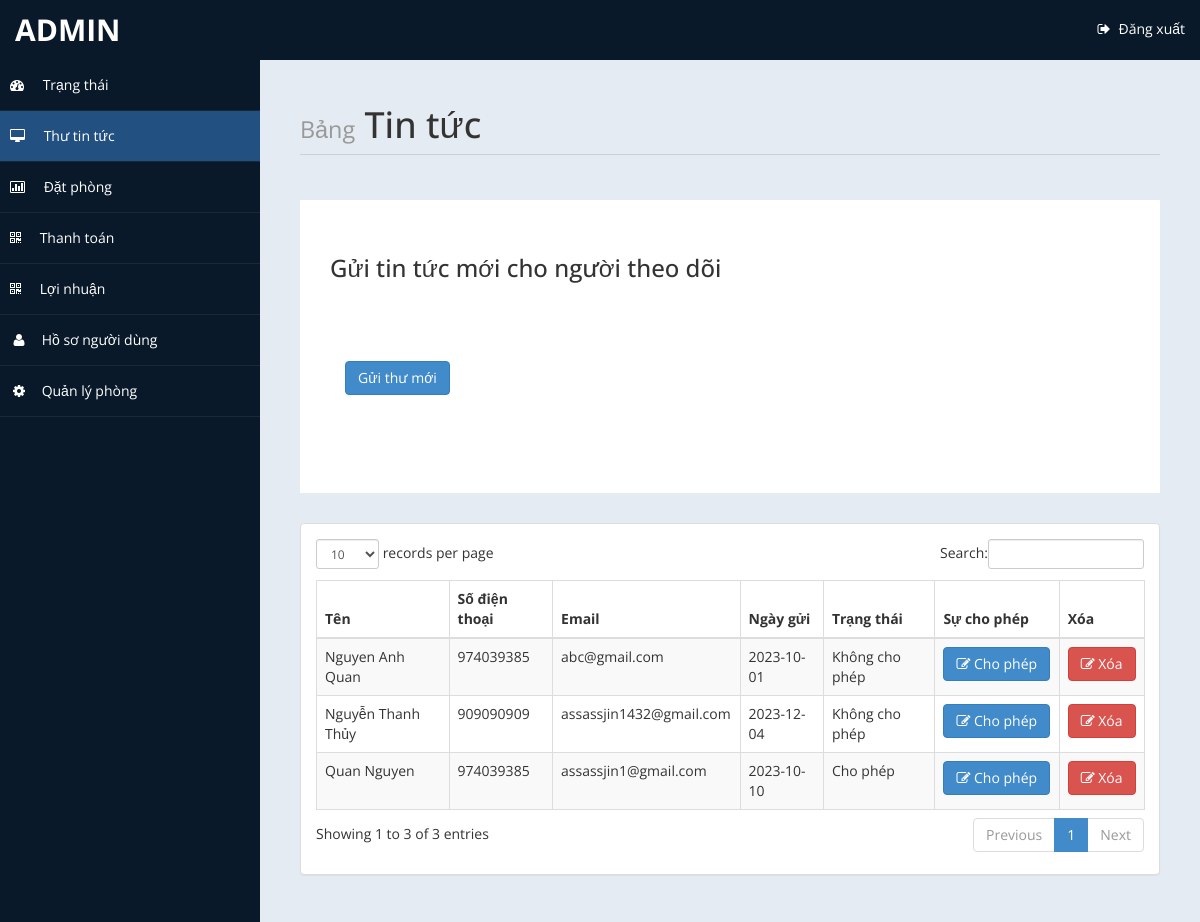
The page /admin/messages.php (signed in) on the database its author committed.
### tables this page shows
CREATE TABLE `contact` (
  `id` int(10) UNSIGNED NOT NULL,
  `fullname` varchar(100) DEFAULT NULL,
  `phoneno` int(10) DEFAULT NULL,
  `email` text DEFAULT NULL,
  `cdate` date DEFAULT NULL,
  `approval` text DEFAULT NULL
);

### admin/messages.php (the view, shortened to what this page needs)
<!DOCTYPE html>
<html xmlns="http://www.w3.org/1999/xhtml">
<head>
    <link href="assets/css/bootstrap.css" rel="stylesheet" />
    <link href="assets/css/font-awesome.css" rel="stylesheet" />
    <link href="assets/css/custom-styles.css" rel="stylesheet" />
    <link href="assets/js/dataTables/dataTables.bootstrap.css" rel="stylesheet" />
</head>
<body>
    <div id="wrapper">
        <nav class="navbar navbar-default top-navbar" role="navigation">
            <div class="navbar-header">
                <a class="navbar-brand" href="home.php"><?php echo $_SESSION["user"]; ?> </a>
            </div>
            <ul class="nav navbar-top-links navbar-right">
                <li class="dropdown">
                        <li><a href="logout.php"><i class="fa fa-sign-out fa-fw"></i> Đăng xuất</a>
                        </li>
                </li>
            </ul>
        </nav>
        <nav class="navbar-default navbar-side" role="navigation">
            <div class="sidebar-collapse">
                <ul class="nav" id="main-menu">
                    <li>
                        <a class="active-menu" href="home.php"><i class="fa fa-dashboard"></i> <span style="margin-left: 5px;">Trạng thái</span></a>
                    </li>
                    <li>
                        <a href="messages.php" style="background-color: #225081"><i class="fa fa-desktop"></i>  <span style="margin-left: 5px;">Thư tin tức</span></a>
                    </li>
					<li>
                        <a href="roombook.php"><i class="fa fa-bar-chart-o"></i> <span style="margin-left: 5px;">Đặt phòng</span> </a>
                    </li>
                    <li>
                        <a href="payment.php"><i class="fa fa-qrcode"></i> <span style="margin-left: 5px;">Thanh toán</span></a>
                    </li>
                    <li>
                        <a  href="profit.php"><i class="fa fa-qrcode"></i> <span style="margin-left: 5px;">Lợi nhuận</span> </a>
                    </li>
                    <li ><a href="usersetting.php" ><i class="fa fa-user fa-fw"></i> Hồ sơ người dùng</a>
                    </li>
                    <li><a href="settings.php"><i class="fa fa-gear fa-fw"></i> Quản lý phòng</a>
                    </li>
					</ul>
            </div>
        </nav>
        <div id="page-wrapper" >
            <div id="page-inner">
			 <div class="row">
                    <div class="col-md-12">
                        <h1 class="page-header">
                        <small>Bảng</small> Tin tức
                        </h1>
                    </div>
                </div>
				 <?php
				include('db.php');
			   ?>
				 <div class="row">
                <div class="col-md-12">
                    <div class="jumbotron">
                        <h3>Gửi tin tức mới cho người theo dõi</h3>
                        <p></p>
                        <p>
						<div class="panel-body">
                            <button class="btn btn-primary btn" data-toggle="modal" data-target="#myModal">
                              Gửi thư mới
                            </button>
                            </div>
                        </div>
                    </div>
                </div>
            </div>
               <?php
				$sql = "SELECT * FROM `contact`";
				$re = mysqli_query($con,$sql);
			   ?>
            <div class="row">
                <div class="col-md-12">
                    <div class="panel panel-default">
                        <div class="panel-body">
                            <div class="table-responsive">
                                <table class="table table-striped table-bordered table-hover" id="dataTables-example">
                                    <thead>
                                        <tr>
                                            <th>Tên</th>
											<th>Số điện thoại</th>
                                            <th>Email</th>
                                            <th>Ngày gửi</th>
											<th>Trạng thái</th>
											<th>Sự cho phép</th>
											<th>Xóa</th>
                                        </tr>
                                    </thead>
                                    <tbody>
									<?php
										while($row = mysqli_fetch_array($re))
										{
											$id = $row['id'];
											if($id % 2 ==1 )
											{
												echo"<tr class='gradeC'>
													<td>".$row['fullname']."</td>
													<td>".$row['phoneno']."</td>
													<td>".$row['email']."</td>
													<td>".$row['cdate']."</td>
													<td>".$row['approval']."</td>
													<td><a href=newsletter.php?eid=".$id ." <button class='btn btn-primary'> <i class='fa fa-edit' ></i> Cho phép </button></td>
													<td><a href=newsletterdel.php?eid=".$id ." <button class='btn btn-danger'> <i class='fa fa-edit' ></i> Xóa </button></td>
												</tr>";
											}
											else
											{
												echo"<tr class='gradeU'>
													<td>".$row['fullname']."</td>
													<td>".$row['phoneno']."</td>
													<td>".$row['email']."</td>
													<td>".$row['cdate']."</td>
													<td>".$row['approval']."</td>
													<td><a href=newsletter.php?eid=".$id." <button class='btn btn-primary'> <i class='fa fa-edit' ></i> Cho phép</button></td>
													<td><a href=newsletterdel.php?eid=".$id ." <button class='btn btn-danger'> <i class='fa fa-edit' ></i> Xóa </button></td>
												</tr>";
											}
										}
									?>
                                    </tbody>
                                </table>
                            </div>
                        </div>
                    </div>
                </div>
            </div>
                </div>
            </div>
</body>
</html>

### admin/assets/css/custom-styles.css (style rules this page uses)
body { font-family: 'Open Sans', sans-serif; }
#wrapper { width: 100%; background:#09192A; }
#page-wrapper { padding: 15px 15px; min-height: 600px; background:#E5EBF2; }
#page-inner { width:100%; margin:10px 20px 10px 0px; background-color:transparent; padding:10px; min-height:1200px; }
h1, .h1, h2, .h2, h3, .h3 { margin-top: 7px; margin-bottom: -5px; }
p { font-size:16px; line-height:25px; padding-top:20px; }
.page-header { padding-bottom: 9px; margin: 10px 0 45px; border-bottom: 1px solid #C7D1DD; }
.jumbotron, .well { background:#fff; }
.top-navbar { margin:0px; }
.top-navbar .navbar-brand { color: #fff; width: 260px; text-align: left; height: 60px; font-size: 30px; font-weight: 700; text-transform: uppercase; line-height: 30px; }
.top-navbar .nav > li { position: relative; display: inline-block; }
.top-navbar .nav > li > a { position: relative; display: block; padding: 19px 15px; color: #77C0FD; }
.top-navbar .nav > li > a:hover, .top-navbar .nav > li > a { text-decoration: none; color: #fff; }
.active-menu { background-color:#225081; }
.sidebar-collapse , .sidebar-collapse .nav { background:none; }
.sidebar-collapse .nav { padding:0; }
.sidebar-collapse .nav > li > a { color:#fff; background:transparent; text-shadow:none; }
.sidebar-collapse > .nav > li > a { padding:15px 10px; }
.sidebar-collapse > .nav > li { border-bottom: 1px solid rgba(107, 108, 109, 0.19); }
.navbar-side { border:none; background-color: transparent; }
.top-navbar { background:#09192A; border-bottom:none; }
.top-navbar .nav > li > a > i { margin-right: 2px; }
.navbar-default { border:0px solid black; }
.navbar-header { background: #09192A; }
.nav > li > a > i { margin-right:10px; }
@media (min-width:768px) { #page-wrapper { margin: 0 0 0 260px; padding: 15px 30px; min-height: 1200px; } }
@media (min-width:768px) { .navbar-side { z-index: 1; position: absolute; width: 260px; } }
@media (min-width:768px) { .navbar { border-radius: 0px; } }

### rows shown on the page
contact: fullname "Quan Nguyen", phoneno "974039385", email "assassjin1@gmail.com", cdate "2023-10-10", approval "Cho phép"
contact: fullname "Nguyen Anh Quan", phoneno "974039385", email "abc@gmail.com", cdate "2023-10-01", approval "Không cho phép"
contact: fullname "Nguyễn Thanh Thủy", phoneno "909090909", email "assassjin1432@gmail.com", cdate "2023-12-04", approval "Không cho phép"

### other values the page prints
$_SESSION["user"] "ADMIN"
